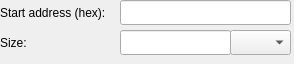
<?xml version="1.0" encoding="UTF-8"?>
<ui version="4.0">
 <class>hadesvm::cereon::ResidentRamBlockEditor</class>
 <widget class="QWidget" name="hadesvm::cereon::ResidentRamBlockEditor">
  <property name="geometry">
   <rect>
    <x>0</x>
    <y>0</y>
    <width>294</width>
    <height>64</height>
   </rect>
  </property>
  <property name="windowTitle">
   <string>Form</string>
  </property>
  <widget class="QLabel" name="startAddressLabel">
   <property name="geometry">
    <rect>
     <x>0</x>
     <y>0</y>
     <width>121</width>
     <height>25</height>
    </rect>
   </property>
   <property name="text">
    <string>Start address (hex):</string>
   </property>
  </widget>
  <widget class="QLineEdit" name="startAddressLineEdit">
   <property name="geometry">
    <rect>
     <x>120</x>
     <y>0</y>
     <width>171</width>
     <height>25</height>
    </rect>
   </property>
  </widget>
  <widget class="QLabel" name="sizeLabel">
   <property name="geometry">
    <rect>
     <x>0</x>
     <y>30</y>
     <width>121</width>
     <height>25</height>
    </rect>
   </property>
   <property name="text">
    <string>Size:</string>
   </property>
  </widget>
  <widget class="QLineEdit" name="sizeNumberOfUnitsLineEdit">
   <property name="geometry">
    <rect>
     <x>120</x>
     <y>30</y>
     <width>111</width>
     <height>25</height>
    </rect>
   </property>
  </widget>
  <widget class="QComboBox" name="sizeUnitComboBox">
   <property name="geometry">
    <rect>
     <x>230</x>
     <y>30</y>
     <width>61</width>
     <height>25</height>
    </rect>
   </property>
  </widget>
 </widget>
 <resources/>
 <connections>
  <connection>
   <sender>startAddressLineEdit</sender>
   <signal>textChanged(QString)</signal>
   <receiver>hadesvm::cereon::ResidentRamBlockEditor</receiver>
   <slot>_onStartAddressLineEditTextChanged(QString)</slot>
   <hints>
    <hint type="sourcelabel">
     <x>205</x>
     <y>12</y>
    </hint>
    <hint type="destinationlabel">
     <x>146</x>
     <y>31</y>
    </hint>
   </hints>
  </connection>
  <connection>
   <sender>sizeNumberOfUnitsLineEdit</sender>
   <signal>textChanged(QString)</signal>
   <receiver>hadesvm::cereon::ResidentRamBlockEditor</receiver>
   <slot>_onSizeNumberOfUnitsLineEditTextChanged(QString)</slot>
   <hints>
    <hint type="sourcelabel">
     <x>175</x>
     <y>42</y>
    </hint>
    <hint type="destinationlabel">
     <x>146</x>
     <y>31</y>
    </hint>
   </hints>
  </connection>
  <connection>
   <sender>sizeUnitComboBox</sender>
   <signal>currentIndexChanged(int)</signal>
   <receiver>hadesvm::cereon::ResidentRamBlockEditor</receiver>
   <slot>_onSizeUnitComboBoxCurrentIndexChanged(int)</slot>
   <hints>
    <hint type="sourcelabel">
     <x>260</x>
     <y>42</y>
    </hint>
    <hint type="destinationlabel">
     <x>146</x>
     <y>31</y>
    </hint>
   </hints>
  </connection>
 </connections>
 <slots>
  <slot>_onStartAddressLineEditTextChanged(QString)</slot>
  <slot>_onSizeNumberOfUnitsLineEditTextChanged(QString)</slot>
  <slot>_onSizeUnitComboBoxCurrentIndexChanged(int)</slot>
 </slots>
</ui>
